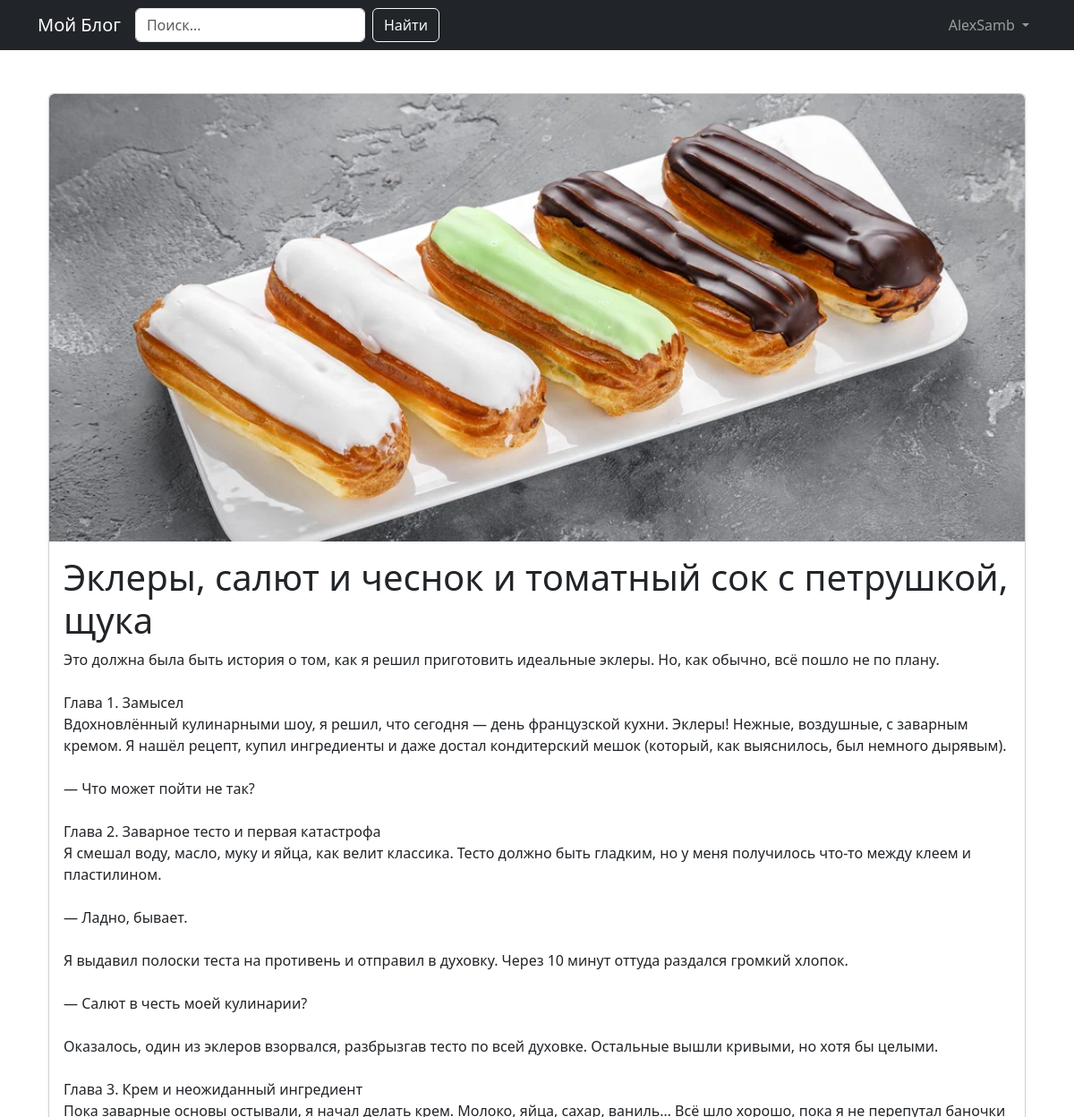
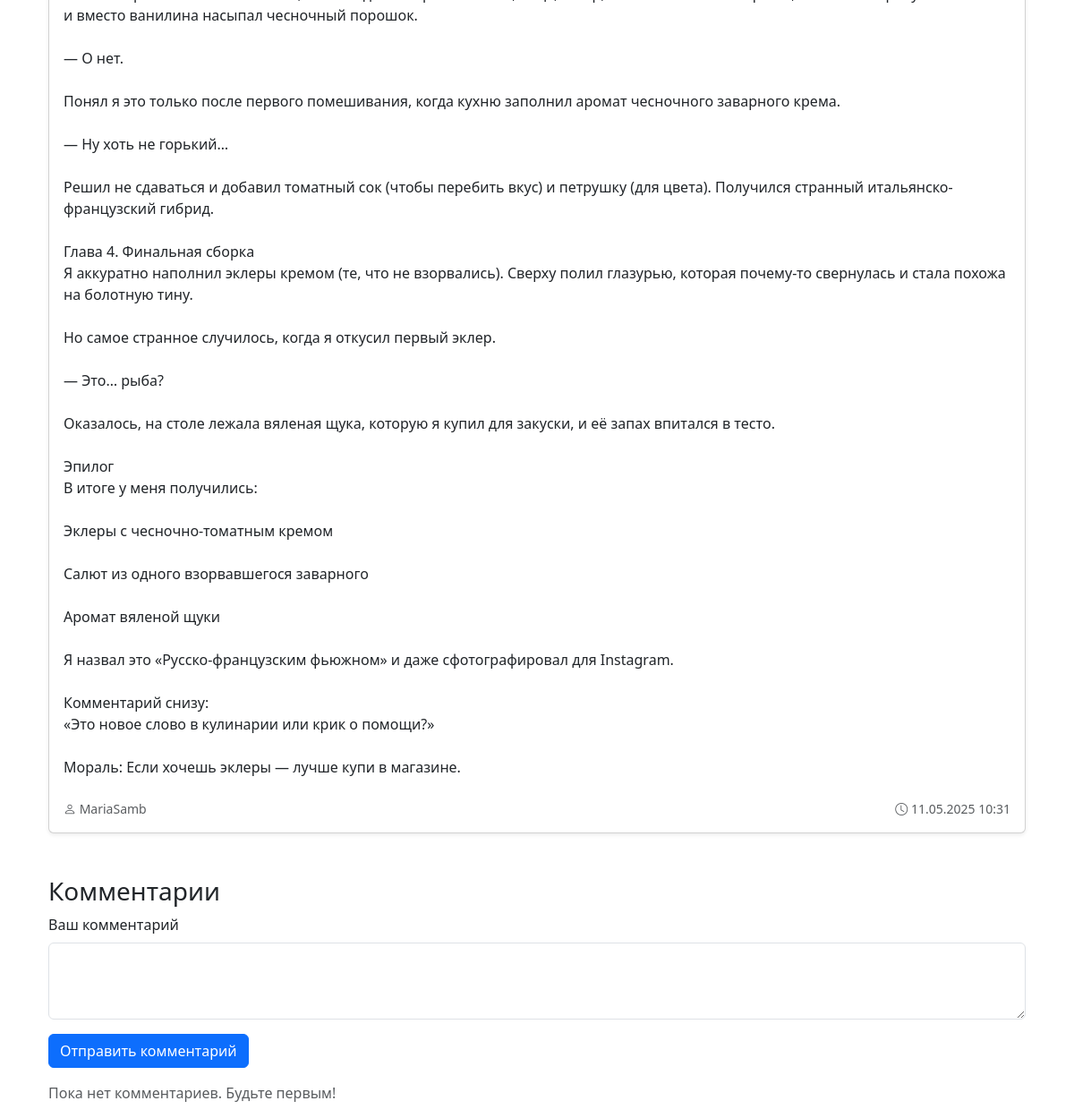
The app's page /post/4 (signed in) with its own data (2 pictures, top to bottom).
### app.py (models this page shows, shortened)
class User(UserMixin, db.Model):
    id = db.Column(db.Integer, primary_key=True)
    username = db.Column(db.String(50), unique=True, nullable=False)
    password_hash = db.Column(db.String(128))
    posts = db.relationship('Post', backref='author', lazy=True)
    avatar_filename = db.Column(db.String(255))
    @property
    def password(self):
        raise AttributeError('Пароль не доступен для чтения')

class Post(db.Model):
    id = db.Column(db.Integer, primary_key=True)
    title = db.Column(db.String(100), nullable=False)
    content = db.Column(db.Text, nullable=False)
    image_filename = db.Column(db.String(255))
    user_id = db.Column(db.Integer, db.ForeignKey('user.id'), nullable=False)
    created_at = db.Column(db.DateTime, default=datetime.utcnow)
    summary = db.Column(db.Text)

### app.py (the view, shortened to what this page needs)
@app.route('/post/<int:post_id>', methods=['GET', 'POST'])
def view_post(post_id):
    post = Post.query.get_or_404(post_id)
    comment_form = CommentForm()
    return render_template('post.html', post=post, comment_form=comment_form)

### app.py
class CommentForm(FlaskForm):
    content = TextAreaField('Ваш комментарий', validators=[DataRequired(), Length(max=500)])
    submit = SubmitField('Отправить')

### app.py (called while the page is built)
@login_manager.user_loader
def load_user(user_id):
    return db.session.get(User, int(user_id))

### templates/post.html (shortened to what this page needs)
{% extends "base.html" %}
{% block content %}
<div class="container mt-5">
    <div class="card shadow-sm mb-4">
        {% if post.image_filename %}
            <img src="{{ url_for('static', filename='uploads/' + post.image_filename) }}"
                 alt="Изображение поста" class="card-img-top rounded-top" style="max-height: 500px; object-fit: cover;">
        {% endif %}
        <div class="card-body">
            <h1 class="card-title">{{ post.title }}</h1>
            <p class="card-text" style="white-space: pre-line;">{{ post.content }}</p>
            <div class="d-flex justify-content-between align-items-center text-muted mt-4">
                <small>
                    <i class="bi bi-person"></i> {{ post.author.username }}
                </small>
                <small>
                    <i class="bi bi-clock"></i> {{ post.created_at.strftime('%d.%m.%Y %H:%M') }}
                </small>
            </div>
        </div>
    </div>
    <div class="mt-5">
        <h3>Комментарии</h3>
        {% if current_user.is_authenticated %}
            <form method="POST">
                <div class="mb-3">
                    {{ comment_form.content.label(class="form-label") }}
                    {{ comment_form.content(class="form-control", rows=3) }}
                </div>
                <button type="submit" class="btn btn-primary">Отправить комментарий</button>
            </form>
        {% else %}
            <p class="text-muted">Войдите, чтобы оставлять комментарии.</p>
        {% endif %}
        {% if post.comments %}
            <hr>
            {% for comment in post.comments %}
                <div class="card mb-3">
                    <div class="card-body">
                        <h6 class="card-subtitle mb-2 text-muted d-flex justify-content-between">
                            <span><strong>{{ comment.author.username }}</strong></span>
                            <small>{{ comment.created_at.strftime('%d.%m.%Y %H:%M') }}</small>
                        </h6>
                        <p class="card-text">{{ comment.content }}</p>
                    </div>
                </div>
            {% endfor %}
        {% else %}
            <p class="text-muted mt-3">Пока нет комментариев. Будьте первым!</p>
        {% endif %}
    </div>
</div>
{% endblock %}

### templates/base.html (shortened to what this page needs)
<!DOCTYPE html>
<html lang="ru">
<head>
    <link rel="stylesheet" href="https://cdn.jsdelivr.net/npm/bootstrap-icons@1.8.0/font/bootstrap-icons.css">
    <link href="https://cdn.jsdelivr.net/npm/bootstrap@5.3.0/dist/css/bootstrap.min.css" rel="stylesheet">
</head>
<body>
    <nav class="navbar navbar-expand-lg navbar-dark bg-dark">
        <div class="container">
            <a class="navbar-brand" href="{{ url_for('index') }}">Мой Блог</a>
            <div class="collapse navbar-collapse" id="navbarNav">
                <form class="d-flex me-3" action="{{ url_for('search') }}" method="GET">
                    <input class="form-control me-2" type="search" name="q" placeholder="Поиск..." aria-label="Поиск">
                    <button class="btn btn-outline-light" type="submit">Найти</button>
                </form>
                <ul class="navbar-nav ms-auto">
                    {% if current_user.is_authenticated %}
                        <li class="nav-item dropdown">
                            <a class="nav-link dropdown-toggle" href="#" role="button" data-bs-toggle="dropdown" aria-expanded="false">
                                {{ current_user.username }}
                            </a>
                        </li>
                    {% endif %}
                </ul>
            </div>
        </div>
    </nav>
    <div class="container mt-4">
        {% block content %}{% endblock %}
    </div>
</body>
</html>

### records on screen
User: username "AlexSamb"
Post: image_filename (picture), title "Эклеры, салют и чеснок и томатный сок с петрушкой, щука", content "Это должна была быть история о том, как я решил приготовить идеальные эклеры. Но, как обычно, всё пошло не по плану. Глава 1. Замысел Вдохновлённый кулинарными шоу, я решил, что сегодня — день французской кухни. Эклеры! Нежные, воздушные, с заварным кремом. Я нашёл рецепт, купил ингредиенты и даже достал кондитерский мешок (который, как выяснилось, был немного дырявым). — Что может пойти не так? Глава 2. Заварное тесто и первая катастрофа Я смешал воду, масло, муку и яйца, как велит классика. Тесто должно быть гладким, но у меня получилось что-то между клеем и пластилином. — Ладно, бывает. Я выдавил полоски теста на противень и отправил в духовку. Через 10 минут оттуда раздался громкий…", created_at "11.05.2025 10:31"
User: author.username "MariaSamb"

### other values on screen
{{ comment_form.content.label(class="form-label") }} "Ваш комментарий"
